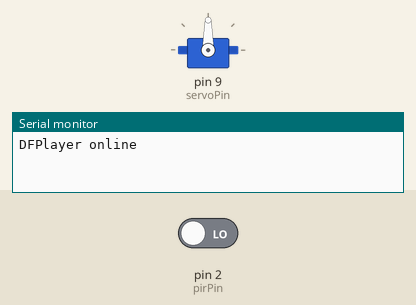
This sketch was run on a simulated Arduino Uno, built with avr-gcc and run on an emulated ATmega328P. On the bench: servo, the last lines printed to the serial monitor. Inputs (shaded band) come from the test bench; at power-on: pin 2 (pirPin) LOW. Random numbers use the default seed unless the sketch sets one; the audio player accepts every command and is not drawn.

Above: at 1.7 s.
1.8 s: pin 2 (pirPin) driven HIGH
At 2.28 s:
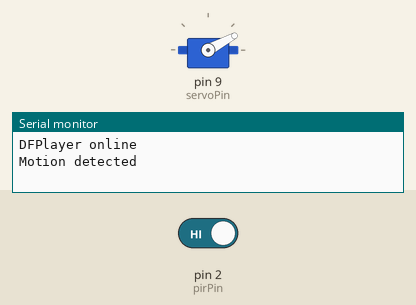
At 5.8 s:
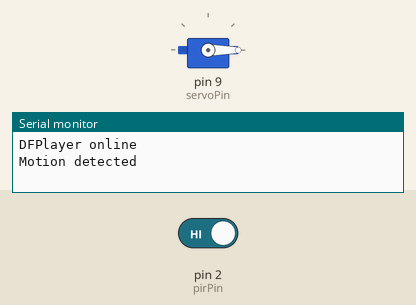
Timing chart, 0 to 43.6 s (numbered marks = the images above; inputs shaded):
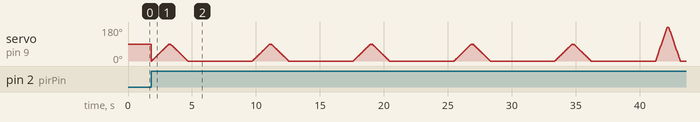

The sketch:

PIR-turn-head-1.0.0.ino
```cpp
//-----------------------------------------------------------------
//  Include Libraries
//-----------------------------------------------------------------

#include <Servo.h>
#include <SoftwareSerial.h>
#include <DFRobotDFPlayerMini.h>

//-----------------------------------------------------------------
//  Setup Servo
//-----------------------------------------------------------------

Servo headservo;
int servoPin = 9;
int pos = 0; // Servo Position

//-----------------------------------------------------------------
//  Setup DfPlayer
//-----------------------------------------------------------------

SoftwareSerial softwareSerial(10, 11); // RX, TX
DFRobotDFPlayerMini dfplayer;
int totalTracks = 5; // Total number of tracks on player

//---------------------------------------
// Declare Other Vars
//---------------------------------------

int pirPin = 2;
int pirState = LOW;
int pirStatus = 0;

int pauseTime = 5000;
int triggered = 0; // Times triggered

//---------------------------------------
// Setup
//---------------------------------------

void setup() {

  // Setup Software Serial for DfPlayer
  softwareSerial.begin(9600);

  // Setup Serial
  Serial.begin(115200);

  // Declare PIR as input
  pinMode(pirPin, INPUT);

  // Attach servo
  headservo.attach(servoPin);

  // Check softwareSerial can communicate with mp3.
  if (!dfplayer.begin(softwareSerial)) {
    Serial.println(F("Unable to begin:"));
    Serial.println(F("1.Please recheck the connection"));
    Serial.println(F("2.Please insert the SD card"));
    while(true);
  }
  Serial.println(F("DFPlayer online"));

  // Set volume to 10
  dfplayer.volume(10);

}

//---------------------------------------
// Loop
//---------------------------------------

void loop(){

  // Check PIR status
  pirStatus = digitalRead(pirPin);

  // If PIR is sensing motion
  if (pirStatus == HIGH) {

    // Increment triggered
    triggered++;

    // If state is set to low
    if (pirState == LOW) {
      Serial.println("Motion detected");
      // Change state to high (sensing motion)
      pirState = HIGH;
    }

    // Play sound
    playTrack(totalTracks);

    // If triggered 5 times
    if (triggered > 5) {
      // Move head 180º, fast
      moveHead(180, 5);
      // Reset count
      triggered = 0;
    } else {
      // Move head 90º, slow
      moveHead(90, 15);
    }

    // Don't trigger again for pauseTime
    delay(pauseTime);

  // If PIR is not sensing motion
  } else {

    // Do nothing

    // If state is set to high
    if (pirState == HIGH){
      Serial.println("Motion ended");
      // Change state to low
      pirState = LOW;
    }

  }

}

//-----------------------------------------------------------------
//  Move Head
//-----------------------------------------------------------------

void moveHead(int rotateTo, int speed) {

  // Move head to rotateTo in 1º steps
  for (pos = 0; pos <= rotateTo; pos += 1) {
    headservo.write(pos);
    delay(speed);
  }

  // Twitch
  twitch(rotateTo);

  // Move head back to 0
  for (pos = rotateTo; pos >= 0; pos -= 1) {
    headservo.write(pos);
    delay(speed);
  }

}

//-----------------------------------------------------------------
//  Twitch
//-----------------------------------------------------------------

void twitch(int currentPos) {

  // Set twitchpos as 5º less than current position
  int twitchPos = currentPos - 5;

  // Twitch back slow
  for (pos = currentPos; pos >= twitchPos; pos -= 1) {
    headservo.write(pos);
    delay(15);
  }
  // Twitch forward fast
  for (pos = twitchPos; pos <= currentPos; pos += 1) {
    headservo.write(pos);
    delay(2);
  }

}

//-----------------------------------------------------------------
//  Play Random Sound
//-----------------------------------------------------------------

void playTrack(int tracks) {

  // random() is exclusive of max number.
  // 10 would be 1-9, we want it 1-10, so add 1
  int max = tracks + 1;

  // Get number between 0 and max
  int val = random(1, max);

  // Play random track
  dfplayer.play(val);

}
```
